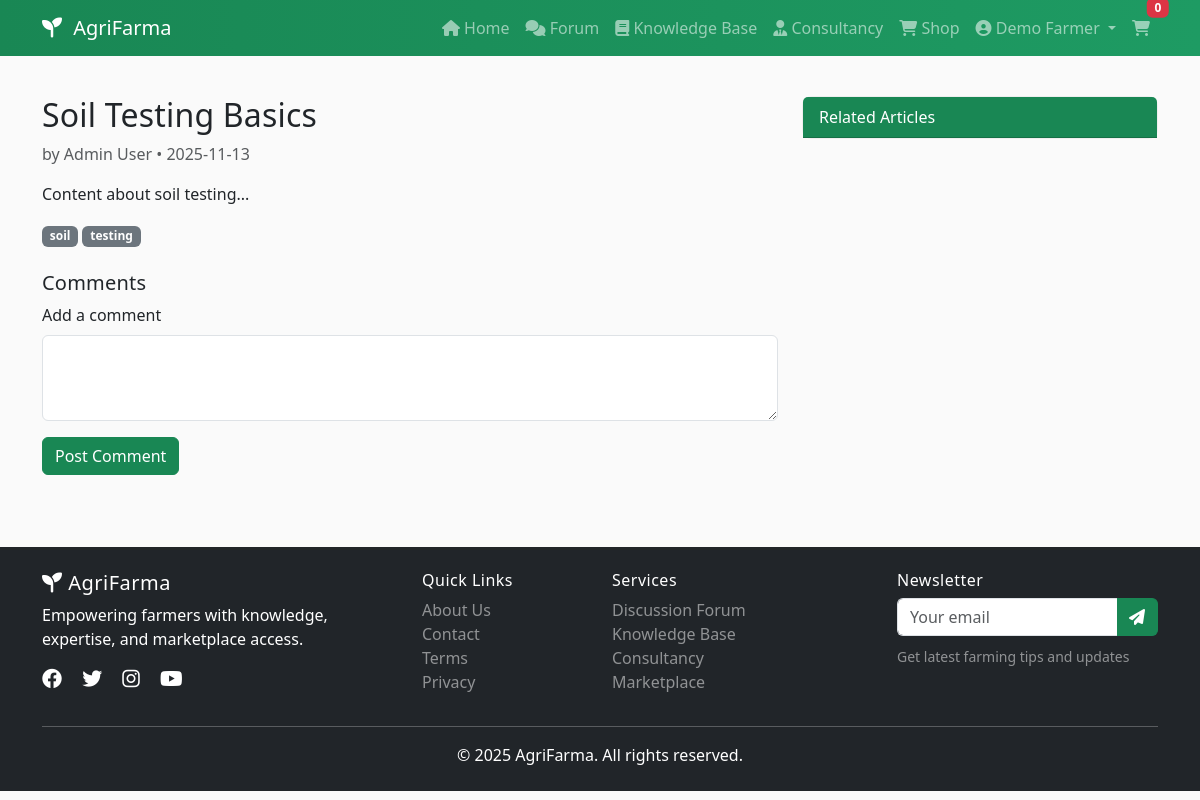
The app's page /knowledge/blog/1 (signed in) with its own data.
### models.py (models this page shows, shortened)
class User(UserMixin, db.Model):
    id = db.Column(db.Integer, primary_key=True)
    name = db.Column(db.String(120), nullable=False)
    email = db.Column(db.String(120), unique=True, nullable=False)
    password_hash = db.Column(db.String(256), nullable=False)
    join_date = db.Column(db.DateTime, default=datetime.utcnow)
    is_active = db.Column(db.Boolean, default=True)
    profile = db.relationship('Profile', backref='user', uselist=False, cascade='all, delete')
    roles = db.relationship('Role', secondary=roles, backref=db.backref('users', lazy='dynamic'))
    @property
    def is_admin(self):
        return any(r.name == 'admin' for r in self.roles)

class BlogPost(db.Model):
    id = db.Column(db.Integer, primary_key=True)
    category_id = db.Column(db.Integer, db.ForeignKey('category.id'), nullable=False)
    user_id = db.Column(db.Integer, db.ForeignKey('user.id'), nullable=False)
    title = db.Column(db.String(200), nullable=False)
    content = db.Column(db.Text, nullable=False)
    featured_image = db.Column(db.String(200))
    tags = db.Column(db.String(200))  # comma-separated
    created_at = db.Column(db.DateTime, default=datetime.utcnow)
    views = db.Column(db.Integer, default=0)
    category = db.relationship('Category')
    author = db.relationship('User')
    comments = db.relationship('BlogComment', backref='post', cascade='all, delete')

### app.py (the view)
@app.route('/knowledge/blog/<int:blog_id>', methods=['GET','POST'])
def blog_detail(blog_id):
    post = BlogPost.query.get_or_404(blog_id)
    if request.method == 'POST' and current_user.is_authenticated:
        content = request.form.get('content')
        if content:
            db.session.add(BlogComment(post_id=post.id, user_id=current_user.id, content=content))
            db.session.commit(); flash('Comment added!', 'success')
            return redirect(url_for('blog_detail', blog_id=post.id))
    comments = BlogComment.query.filter_by(post_id=post.id).order_by(BlogComment.created_at.asc()).all()
    related = BlogPost.query.filter(BlogPost.category_id==post.category_id, BlogPost.id!=post.id).limit(5).all()
    return render_template('blog_detail.html', post=post, comments=comments, related=related)

### app.py (called while the page is built)
def _format_date(dt, fmt="%Y-%m-%d"):
    if not dt:
        return ""
    try:
        return dt.strftime(fmt)
    except Exception:
        return str(dt)

@login_manager.user_loader
def load_user(user_id: str):
    return User.query.get(int(user_id))

### templates/blog_detail.html (shortened to what this page needs)
{% extends "base.html" %}
{% block content %}
<div class="container">
  <div class="row">
    <div class="col-md-8">
      <article class="mb-4">
        <h2>{{ post.title }}</h2>
        <p class="text-muted">by {{ post.author.name }} • {{ post.created_at|date }}</p>
        <div>{{ post.content|safe }}</div>
        {% if post.tags %}
          <div class="mt-3">
            {% for tag in post.tags.split(',') %}
            <span class="badge bg-secondary">{{ tag }}</span>
            {% endfor %}
          </div>
        {% endif %}
      </article>
      <section id="comments">
        <h5>Comments</h5>
        {% if current_user.is_authenticated %}
        <form method="post" action="{{ url_for('blog_detail', blog_id=post.id) }}">
          <div class="mb-3">
            <label class="form-label">Add a comment</label>
            <textarea class="form-control" name="content" rows="3" required></textarea>
          </div>
          <button class="btn btn-success">Post Comment</button>
        </form>
        {% else %}
        <div class="alert alert-info">Please login to comment.</div>
        {% endif %}
      </section>
    </div>
    <div class="col-md-4">
      <div class="card mb-3">
        <div class="card-header bg-success text-white">Related Articles</div>
      </div>
    </div>
  </div>
</div>
{% endblock %}

### templates/base.html (shortened to what this page needs)
<!DOCTYPE html>
<html lang="en">
<head>
    <link href="https://cdn.jsdelivr.net/npm/bootstrap@5.3.0/dist/css/bootstrap.min.css" rel="stylesheet">
    <link rel="stylesheet" href="https://cdnjs.cloudflare.com/ajax/libs/font-awesome/6.4.0/css/all.min.css">
    <link rel="stylesheet" href="{{ url_for('static', filename='css/style.css') }}">
</head>
<body>
    <nav class="navbar navbar-expand-lg navbar-dark bg-success sticky-top">
        <div class="container">
            <a class="navbar-brand" href="{{ url_for('index') }}">
                <i class="fas fa-seedling"></i> AgriFarma
            </a>
            <div class="collapse navbar-collapse" id="navbarNav">
                <ul class="navbar-nav ms-auto">
                    <li class="nav-item">
                        <a class="nav-link" href="{{ url_for('index') }}">
                            <i class="fas fa-home"></i> Home
                        </a>
                    </li>
                    <li class="nav-item">
                        <a class="nav-link" href="{{ url_for('forum_home') }}">
                            <i class="fas fa-comments"></i> Forum
                        </a>
                    </li>
                    <li class="nav-item">
                        <a class="nav-link" href="{{ url_for('knowledge_home') }}">
                            <i class="fas fa-book"></i> Knowledge Base
                        </a>
                    </li>
                    <li class="nav-item">
                        <a class="nav-link" href="{{ url_for('consultancy_home') }}">
                            <i class="fas fa-user-tie"></i> Consultancy
                        </a>
                    </li>
                    <li class="nav-item">
                        <a class="nav-link" href="{{ url_for('shop_home') }}">
                            <i class="fas fa-shopping-cart"></i> Shop
                        </a>
                    </li>
                    {% if current_user.is_authenticated %}
                        <li class="nav-item dropdown">
                            <a class="nav-link dropdown-toggle" href="#" id="userDropdown" role="button"
                               data-bs-toggle="dropdown" aria-expanded="false">
                                <i class="fas fa-user-circle"></i> {{ current_user.name }}
                            </a>
                        </li>
                        <li class="nav-item">
                            <a class="nav-link position-relative" href="{{ url_for('cart') }}">
                                <i class="fas fa-shopping-cart"></i>
                                <span class="badge bg-danger position-absolute top-0 start-100 translate-middle"
                                      id="cart-count">0</span>
                            </a>
                        </li>
                    {% endif %}
                </ul>
            </div>
        </div>
    </nav>
    <main class="py-4">
        {% block content %}{% endblock %}
    </main>
    <footer class="bg-dark text-white mt-5 py-4">
        <div class="container">
            <div class="row">
                <div class="col-md-4">
                    <h5><i class="fas fa-seedling"></i> AgriFarma</h5>
                    <p>Empowering farmers with knowledge, expertise, and marketplace access.</p>
                    <div class="social-links">
                        <a href="#" class="text-white me-3"><i class="fab fa-facebook fa-lg"></i></a>
                        <a href="#" class="text-white me-3"><i class="fab fa-twitter fa-lg"></i></a>
                        <a href="#" class="text-white me-3"><i class="fab fa-instagram fa-lg"></i></a>
                        <a href="#" class="text-white"><i class="fab fa-youtube fa-lg"></i></a>
                    </div>
                </div>
                <div class="col-md-2">
                    <h6>Quick Links</h6>
                    <ul class="list-unstyled">
                        <li><a href="{{ url_for('about') }}" class="text-white-50">About Us</a></li>
                        <li><a href="{{ url_for('contact') }}" class="text-white-50">Contact</a></li>
                        <li><a href="{{ url_for('terms') }}" class="text-white-50">Terms</a></li>
                        <li><a href="{{ url_for('privacy') }}" class="text-white-50">Privacy</a></li>
                    </ul>
                </div>
                <div class="col-md-3">
                    <h6>Services</h6>
                    <ul class="list-unstyled">
                        <li><a href="{{ url_for('forum_home') }}" class="text-white-50">Discussion Forum</a></li>
                        <li><a href="{{ url_for('knowledge_home') }}" class="text-white-50">Knowledge Base</a></li>
                        <li><a href="{{ url_for('consultancy_home') }}" class="text-white-50">Consultancy</a></li>
                        <li><a href="{{ url_for('shop_home') }}" class="text-white-50">Marketplace</a></li>
                    </ul>
                </div>
                <div class="col-md-3">
                    <h6>Newsletter</h6>
                    <form id="newsletter-form">
                        <div class="input-group mb-2">
                            <input type="email" class="form-control" placeholder="Your email" required>
                            <button class="btn btn-success" type="submit">
                                <i class="fas fa-paper-plane"></i>
                            </button>
                        </div>
                    </form>
                    <small class="text-white-50">Get latest farming tips and updates</small>
                </div>
            </div>
            <hr class="bg-white">
            <div class="row">
                <div class="col-md-12 text-center">
                    <p class="mb-0">&copy; 2025 AgriFarma. All rights reserved.</p>
                </div>
            </div>
        </div>
    </footer>
</body>
</html>

### static/css/style.css (style rules this page uses)
:root { --af-green: #198754; --af-dark: #0f5132; --af-light: #f6fff9; --af-accent: #8bd3a6; --af-warning: #ffc107; }
body { font-family: system-ui, -apple-system, "Segoe UI", Roboto, "Helvetica Neue", Arial, "Noto Sans", "Liberation Sans", "Apple Color Emoji", "Segoe UI Emoji", "Segoe UI Symbol", "Noto Color Emoji", sans-serif; background-color: #fafafa; }
h1, h2, h3, h4, h5, h6 { letter-spacing: 0.2px; }
.navbar.bg-success { background: linear-gradient(90deg, var(--af-green), #1e9b63); }
.navbar-brand i { margin-right: 6px; }
.btn-success { background-color: var(--af-green); border-color: var(--af-green); }
.card { border: 1px solid #eee; border-radius: 10px; }
footer { background: #0b3d29 !important; }
footer h5, footer h6 { letter-spacing: 0.5px; }
footer a { text-decoration: none; }
#newsletter-form .form-control { border-right: 0; }
#newsletter-form .btn { border-left: 0; }

### records on screen
User: name "Demo Farmer"
BlogPost: title "Soil Testing Basics", created_at "2025-11-13", content "Content about soil testing..."
User: author.name "Admin User"

### other values on screen
{{ tag }} "soil" "testing"
